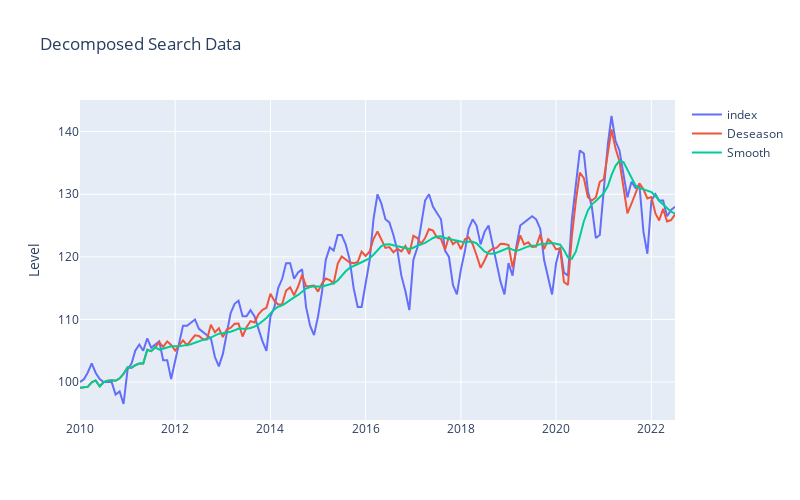

Notebook code cell kept with this figure:
### Markdown cell above
***Creating The Index***

### Code cell
df_hs_median = vt.Median_decomp(df_house_index) #Median search data
df_hs_median_season = vt.Deseasonalize_STL(df_hs_median)
df_hs_median_season_smooth = vt.ExpSmoother(vt.ExpSmoother(vt.ExpSmoother(df_hs_median_season)))

df_index_main_visual = df_hs_median
df_index_main_visual['Deseason'] = df_hs_median_season
df_index_main_visual['Smooth'] = df_hs_median_season_smooth

fig_2 = px.line(df_index_main_visual, color='variable',labels={"value": "Level","_index": "","variable": ""}, width=800, height=500,title="Decomposed Search Data")
fig_2.show()

### Figure 1 — Plotly figure (JSON) as saved in the notebook; plotly's stock layout.template omitted (floating-point values rounded to 4 significant figures; data arrays with more than 128 entries replaced by an {"elided": "..."} marker saying what was removed)
{"data": [{"hovertemplate": "=%{x}<br>Level=%{y}<extra></extra>", "legendgroup": "index", "line": {"color": "#636efa", "dash": "solid"}, "marker": {"symbol": "circle"}, "mode": "lines", "name": "index", "orientation": "v", "showlegend": true, "type": "scatter", "x": {"elided": "151 str values"}, "xaxis": "x", "y": {"elided": "151 float values"}, "yaxis": "y"}, {"hovertemplate": "=%{x}<br>Level=%{y}<extra></extra>", "legendgroup": "Deseason", "line": {"color": "#EF553B", "dash": "solid"}, "marker": {"symbol": "circle"}, "mode": "lines", "name": "Deseason", "orientation": "v", "showlegend": true, "type": "scatter", "x": {"elided": "151 str values"}, "xaxis": "x", "y": {"elided": "151 float values"}, "yaxis": "y"}, {"hovertemplate": "=%{x}<br>Level=%{y}<extra></extra>", "legendgroup": "Smooth", "line": {"color": "#00cc96", "dash": "solid"}, "marker": {"symbol": "circle"}, "mode": "lines", "name": "Smooth", "orientation": "v", "showlegend": true, "type": "scatter", "x": {"elided": "151 str values"}, "xaxis": "x", "y": {"elided": "151 float values"}, "yaxis": "y"}], "layout": {"height": 500, "legend": {"title": {"text": ""}, "tracegroupgap": 0}, "title": {"text": "Decomposed Search Data"}, "width": 800, "xaxis": {"anchor": "y", "domain": [0, 1], "title": {"text": ""}}, "yaxis": {"anchor": "x", "domain": [0, 1], "title": {"text": "Level"}}}}
